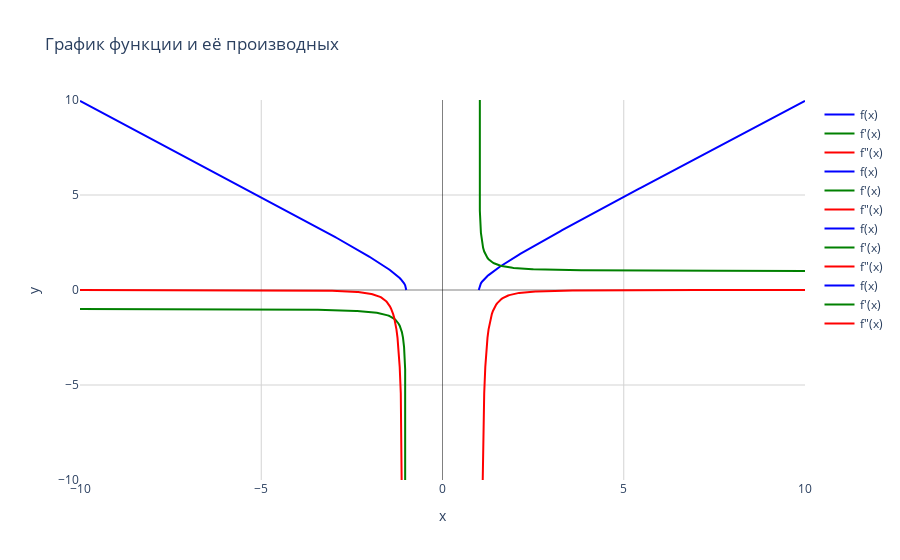

Notebook source saved alongside this figure:
### Markdown cell above
А это через классы

### Code cell
import numpy as np
from sympy import Symbol, lambdify, diff, S, solve, limit, oo
from sympy import  fraction, sympify, zoo, log, sqrt, tan
from sympy.calculus.util import (
    function_range,
    continuous_domain
)

import plotly.graph_objects as go
from plotly.subplots import make_subplots

from IPython.display import Markdown

import warnings
warnings.filterwarnings('ignore')



BORDER_LEFT, BORDER_RIGHT = -10, 10
BORDER_DOWN, BORDER_UP = -10, 10


class FunctionAnalyzer:
    def __init__(self, f, x, x_range=(-10, 10), y_range=(-10, 10), points=300):
        """
        Инициализация анализатора функций
        
        Args:
            f: символьное выражение функции
            x: символьная переменная
            x_range: диапазон по x для построения графика
            y_range: диапазон по y для построения графика
            points: количество точек для построения
        """
        self.f = f
        self.x = x
        self.x_range = x_range
        self.y_range = y_range
        self.points = points
        
        # Вычисляем производные
        self.f_prime = diff(f, x)
        self.f_double_prime = diff(self.f_prime, x)
        
        # Находим область определения
        self.domain = self._find_domain()
        
        # Находим особые точки
        self.special_points = self._find_special_points()
        
        # Находим асимптоты
        self.vertical_asymptotes, self.horizontal_asymptotes, self.oblique_asymptotes = self._find_asymptotes()

    def _find_domain(self):
        """Определяет область определения функции"""
        try:
            domain = continuous_domain(self.f, self.x, S.Reals)
            
            # Дополнительные проверки для разных типов функций
            if any(isinstance(arg, log) for arg in self.f.atoms(log)):
                # Для логарифмов проверяем положительность подлогарифмического выражения
                for log_term in self.f.atoms(log):
                    domain = domain & solve(log_term.args[0] > 0, self.x)
                    
            if any(isinstance(arg, sqrt) for arg in self.f.atoms(sqrt)):
                # Для корней проверяем неотрицательность подкоренного выражения
                for sqrt_term in self.f.atoms(sqrt):
                    domain = domain & solve(sqrt_term.args[0] >= 0, self.x)
                    
            if any(isinstance(arg, tan) for arg in self.f.atoms(tan)):
                # Для тангенса исключаем точки π/2 + πn
                domain = domain & solve(cos(self.x) != 0, self.x)
                
            return domain
        except Exception as e:
            print(f"Предупреждение при определении области определения: {str(e)}")
            return S.Reals

    def _find_special_points(self):
        """Находит особые точки функции"""
        special_points = []
        try:
            # Точки разрыва
            if hasattr(self.domain, 'args'):
                for interval in self.domain.args:
                    if interval.left.is_real:
                        special_points.append(float(interval.left))
                    if interval.right.is_real:
                        special_points.append(float(interval.right))
            
            # Точки экстремума (производная равна 0)
            critical_points = solve(self.f_prime, self.x)
            special_points.extend([float(p) for p in critical_points if p.is_real])
            
            # Точки перегиба (вторая производная равна 0)
            inflection_points = solve(self.f_double_prime, self.x)
            special_points.extend([float(p) for p in inflection_points if p.is_real])
            
            return sorted(list(set(special_points)))
        except Exception as e:
            print(f"Предупреждение при поиске особых точек: {str(e)}")
            return []

    def _find_asymptotes(self):
        """Находит все типы асимптот"""
        vertical = []
        horizontal = []
        oblique = []
        
        try:
            # Вертикальные асимптоты
            for point in self.special_points:
                try:
                    lim_left = limit(self.f, self.x, point, dir='-')
                    lim_right = limit(self.f, self.x, point, dir='+')
                    if lim_left.is_infinite or lim_right.is_infinite:
                        vertical.append(point)
                except:
                    continue
            
            # Горизонтальные и наклонные асимптоты
            try:
                lim_plus_inf = limit(self.f, self.x, oo)
                lim_minus_inf = limit(self.f, self.x, -oo)
                
                if lim_plus_inf.is_real:
                    horizontal.append(float(lim_plus_inf))
                elif lim_plus_inf is zoo:
                    # Проверяем на наклонную асимптоту
                    k = limit(self.f/self.x, self.x, oo)
                    if k.is_real:
                        b = limit(self.f - k*self.x, self.x, oo)
                        if b.is_real:
                            oblique.append((float(k), float(b)))  # y = kx + b
                
                if lim_minus_inf.is_real and lim_minus_inf != lim_plus_inf:
                    horizontal.append(float(lim_minus_inf))
                
            except:
                pass
                
            return vertical, horizontal, oblique
        except Exception as e:
            print(f"Предупреждение при поиске асимптот: {str(e)}")
            return [], [], []

    def _safe_eval(self, numpy_func, x_vals):
        """Безопасное вычисление значений функции"""
        try:
            result = numpy_func(x_vals)
            # Заменяем бесконечности и nan на None для plotly
            result[~np.isfinite(result)] = None
            return result
        except:
            return np.full_like(x_vals, None, dtype=float)

    def plot(self):
        """Создает интерактивный график с помощью plotly"""
        fig = go.Figure()

        # Создаем массив точек с учетом особых точек
        x_points = np.array(sorted(list(set(self.special_points + 
                                          [self.x_range[0], self.x_range[1]]))))
        
        # Добавляем точки между особыми точками
        x_arrays = []
        for i in range(len(x_points) - 1):
            if x_points[i+1] - x_points[i] > 1e-10:  # Избегаем слишком близких точек
                x_arrays.append(np.linspace(x_points[i] + 1e-10, 
                                          x_points[i+1] - 1e-10, 
                                          self.points))

        # Преобразуем функции в numpy
        f_numpy = lambdify(self.x, self.f, 'numpy')
        f_prime_numpy = lambdify(self.x, self.f_prime, 'numpy')
        f_double_prime_numpy = lambdify(self.x, self.f_double_prime, 'numpy')

        # Строим графики для каждого интервала
        for x_arr in x_arrays:
            y = self._safe_eval(f_numpy, x_arr)
            y_prime = self._safe_eval(f_prime_numpy, x_arr)
            y_double = self._safe_eval(f_double_prime_numpy, x_arr)

            fig.add_trace(go.Scatter(x=x_arr, y=y, name='f(x)', 
                                   line=dict(color='blue')))
            fig.add_trace(go.Scatter(x=x_arr, y=y_prime, name="f'(x)", 
                                   line=dict(color='green')))
            fig.add_trace(go.Scatter(x=x_arr, y=y_double, name='f"(x)', 
                                   line=dict(color='red')))

        # Добавляем асимптоты
        for va in self.vertical_asymptotes:
            fig.add_trace(go.Scatter(x=[va, va], 
                                   y=[self.y_range[0], self.y_range[1]],
                                   mode='lines', 
                                   line=dict(color='gray', dash='dash'),
                                   name=f'x = {va}'))

        for ha in self.horizontal_asymptotes:
            fig.add_trace(go.Scatter(x=[self.x_range[0], self.x_range[1]], 
                                   y=[ha, ha],
                                   mode='lines', 
                                   line=dict(color='red', dash='dot'),
                                   name=f'y = {ha}'))

        for k, b in self.oblique_asymptotes:
            x_oblique = np.array([self.x_range[0], self.x_range[1]])
            y_oblique = k * x_oblique + b
            fig.add_trace(go.Scatter(x=x_oblique, y=y_oblique,
                                   mode='lines',
                                   line=dict(color='purple', dash='dot'),
                                   name=f'y = {k}x + {b}'))

        # Настройка внешнего вида
        fig.update_layout(
            title='График функции и её производных',
            xaxis_title='x',
            yaxis_title='y',
            showlegend=True,
            hovermode='x unified',
            plot_bgcolor='white',
            xaxis=dict(
                range=self.x_range,
                gridcolor='lightgray',
                zerolinecolor='black',
                zerolinewidth=0.5,
            ),
            yaxis=dict(
                range=self.y_range,
                gridcolor='lightgray',
                zerolinecolor='black',
                zerolinewidth=0.5,
            ),
        )

        fig.show()

# Пример использования:
x = Symbol('x')
# Можно задать любую функцию:
#f = (x**3)/(x**2+x-1)  # рациональная функция
f = sqrt(x**2 - 1)   # иррациональная функция
# f = log(x)           # логарифмическая функция
# f = sin(x)/x         # тригонометрическая функция

analyzer = FunctionAnalyzer(f, x)
analyzer.plot()

# Находим область определения производных
domain_first_derivative = function_range(f_prime.diff(x,1), x, S.Reals)
domain_second_derivative = function_range(tasks[task].diff(x,2), x, S.Reals)



# Проверка на четность: f(-x) = f(x)
f_minus_x = f.subs(x, -x)
is_even = simplify(f_minus_x - f) == 0
# Проверка на нечетность: f(-x) = -f(x)
is_odd = simplify(f_minus_x + f) == 0


display(Markdown(f"""
### Анализ функции
* $f(x) = {latex(f)}$ 

   * $ D(f(x)) : {latex(continuous_domain(f, x, S.Reals))}$
   
   * $ E(f(x)) : {latex(function_range(f, x, S.Reals))}$
   
   * Вертикальные асимптоты:   $x = {latex(vertical_asymptotes)}$
   
   * Горизонтальные асимптоты: $y = {latex(horizontal_asymptotes)}$
   
   * Точки пересения с осью x: ${latex(solveset(Eq(f, 0), x))}$
   
   * Точка пересения с осью y: ${latex(f.subs(x, 0))}$
   
* $f'(x) = {latex(f_prime)}$

   * $ D(f'(x)) : {latex(continuous_domain(f_prime, x, S.Reals))}$
   
   * $ E(f'(x)) : {latex(function_range(f_prime, x, S.Reals))}$

* $f''(x) = {latex(f_double_prime)}$

   * $ D(f''(x)) : {latex(continuous_domain(f_double_prime, x, S.Reals))}$
   
   * $ E(f''(x)) : {latex(function_range(f_double_prime, x, S.Reals))}$
   
* Проверка функции на четность:

   * $f(-x) = {latex(f.subs(x, -x))}$
   
   * $f(x) = {latex(f)}$

   * Функция четная? {is_even}
   * Функция нечетная? {is_odd}
   * Функция общего вида? {not is_even and not is_odd}
   
* Проверка функции на выпуклость:

   * Функция выпуклая вверх : {"True" if function_range(f_double_prime, x, S.Reals).is_subset(Interval(-oo, 0)) else "False"}
   
   * Функция выпуклая вниз  : {"True" if function_range(f_double_prime, x, S.Reals).is_subset(Interval(0, oo)) else "False"}

"""))

### Figure 1 — Plotly figure (JSON) as saved in the notebook; plotly's stock layout.template omitted (floating-point values rounded to 4 significant figures; data arrays with more than 128 entries replaced by an {"elided": "..."} marker saying what was removed)
{"data": [{"line": {"color": "blue"}, "name": "f(x)", "type": "scatter", "x": {"elided": "300 float values"}, "y": {"elided": "300 float values"}}, {"line": {"color": "green"}, "name": "f'(x)", "type": "scatter", "x": {"elided": "300 float values"}, "y": {"elided": "300 float values"}}, {"line": {"color": "red"}, "name": "f\"(x)", "type": "scatter", "x": {"elided": "300 float values"}, "y": {"elided": "300 float values"}}, {"line": {"color": "blue"}, "name": "f(x)", "type": "scatter", "x": {"elided": "300 float values"}, "y": {"elided": "300 null values"}}, {"line": {"color": "green"}, "name": "f'(x)", "type": "scatter", "x": {"elided": "300 float values"}, "y": {"elided": "300 null values"}}, {"line": {"color": "red"}, "name": "f\"(x)", "type": "scatter", "x": {"elided": "300 float values"}, "y": {"elided": "300 null values"}}, {"line": {"color": "blue"}, "name": "f(x)", "type": "scatter", "x": {"elided": "300 float values"}, "y": {"elided": "300 null values"}}, {"line": {"color": "green"}, "name": "f'(x)", "type": "scatter", "x": {"elided": "300 float values"}, "y": {"elided": "300 null values"}}, {"line": {"color": "red"}, "name": "f\"(x)", "type": "scatter", "x": {"elided": "300 float values"}, "y": {"elided": "300 null values"}}, {"line": {"color": "blue"}, "name": "f(x)", "type": "scatter", "x": {"elided": "300 float values"}, "y": {"elided": "300 float values"}}, {"line": {"color": "green"}, "name": "f'(x)", "type": "scatter", "x": {"elided": "300 float values"}, "y": {"elided": "300 float values"}}, {"line": {"color": "red"}, "name": "f\"(x)", "type": "scatter", "x": {"elided": "300 float values"}, "y": {"elided": "300 float values"}}], "layout": {"hovermode": "x unified", "plot_bgcolor": "white", "showlegend": true, "title": {"text": "График функции и её производных"}, "xaxis": {"gridcolor": "lightgray", "range": [-10, 10], "title": {"text": "x"}, "zerolinecolor": "black", "zerolinewidth": 0.5}, "yaxis": {"gridcolor": "lightgray", "range": [-10, 10], "title": {"text": "y"}, "zerolinecolor": "black", "zerolinewidth": 0.5}}}
